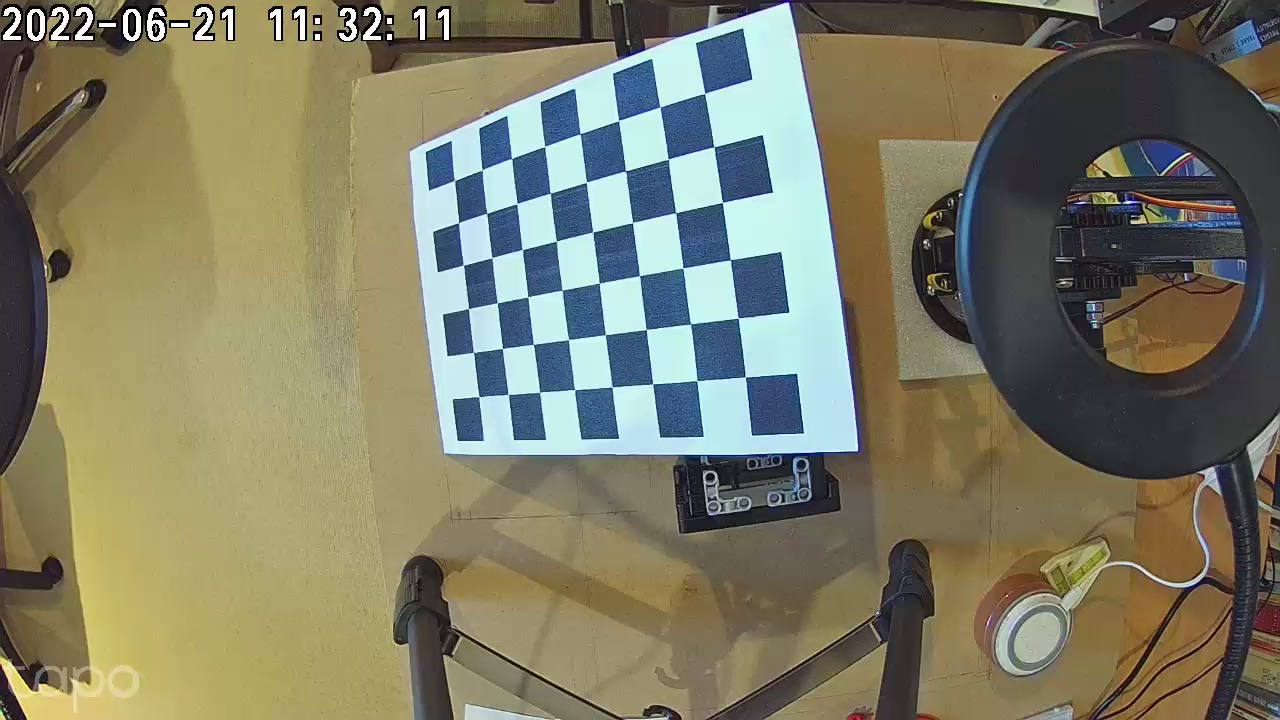
#> input picture version2/fishimages/4.jpg, 1280 x 720 px, found by its file name
$ python check_orientation.py
#> lines starting #> are read from the running program, lines starting #| are printed output that depends on the picture
# Copyright 2026 Derek Caelin - written by a coding agent under his direction.
# Licensing and credits: see README.md, "Credits & provenance".
# check_orientation.py
#
# Reads images/4.jpg and saves images/orientation_check.jpg with each square
# labelled with its chess name, mean-R value, and edge density.
# Output image is scaled up for readability.
#
# Run after CBint.py has run once (so 4.jpg exists).
# Usage:  python check_orientation.py

import cv2
import numpy
import os
import CBstate

# [10 lines left out: function capture_image, not called in this run]


mydir = CBstate.mydir
src_path = mydir + "4.jpg"

if not os.path.exists(src_path):
    print("ERROR: " + src_path + " not found. Run CBint.py first.")
    exit(1)

pix = cv2.imread(src_path)
#> pix is the input picture: shape (720, 1280, 3); mean B, G, R 101.9, 123.7, 125.7

# Apply same CLAHE contrast boost used in getplayermove()
lab = cv2.cvtColor(pix, cv2.COLOR_BGR2LAB)
#> lab: shape (720, 1280, 3); mean of channels 0, 1, 2 129.7, 126.5, 140.1
l, a, b_ch = cv2.split(lab)
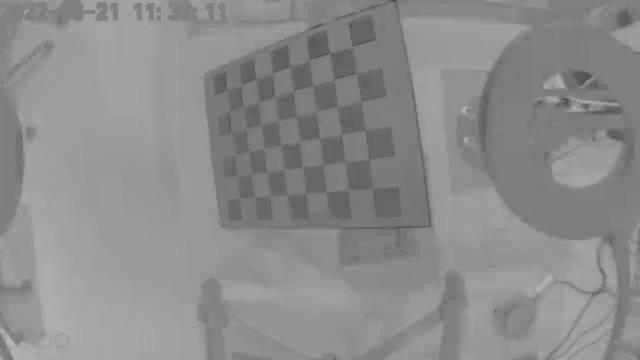
#> b_ch: shape (720, 1280) (shown at 1/2 size); min 66, max 190, mean 140.1
clahe = cv2.createCLAHE(clipLimit=2.0, tileGridSize=(4, 4))
l = clahe.apply(l)
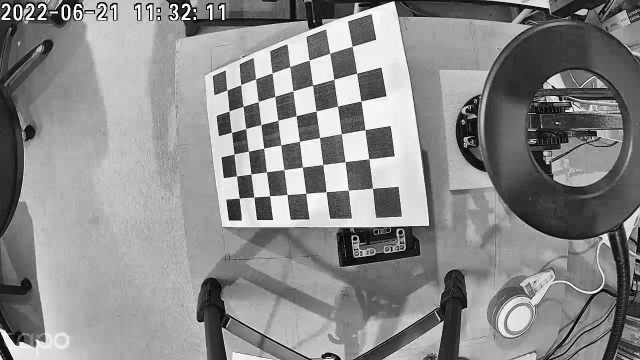
#> l: shape (720, 1280) (shown at 1/2 size); min 0, max 255, mean 138.2
lab = cv2.merge([l, a, b_ch])
#> lab: shape (720, 1280, 3); mean of channels 0, 1, 2 138.2, 126.5, 140.1
pix = cv2.cvtColor(lab, cv2.COLOR_LAB2BGR)

h, w, _ = pix.shape
sqx = w // 8
sqy = h // 8
fudge = 9

print("4.jpg: %dx%d, square size %dx%d" % (w, h, sqx, sqy))
#| 4.jpg: 1280x720, square size 160x90

# Compute Canny edges on greyscale
grey  = cv2.cvtColor(pix, cv2.COLOR_BGR2GRAY)
edges = cv2.Canny(grey, threshold1=30, threshold2=80)
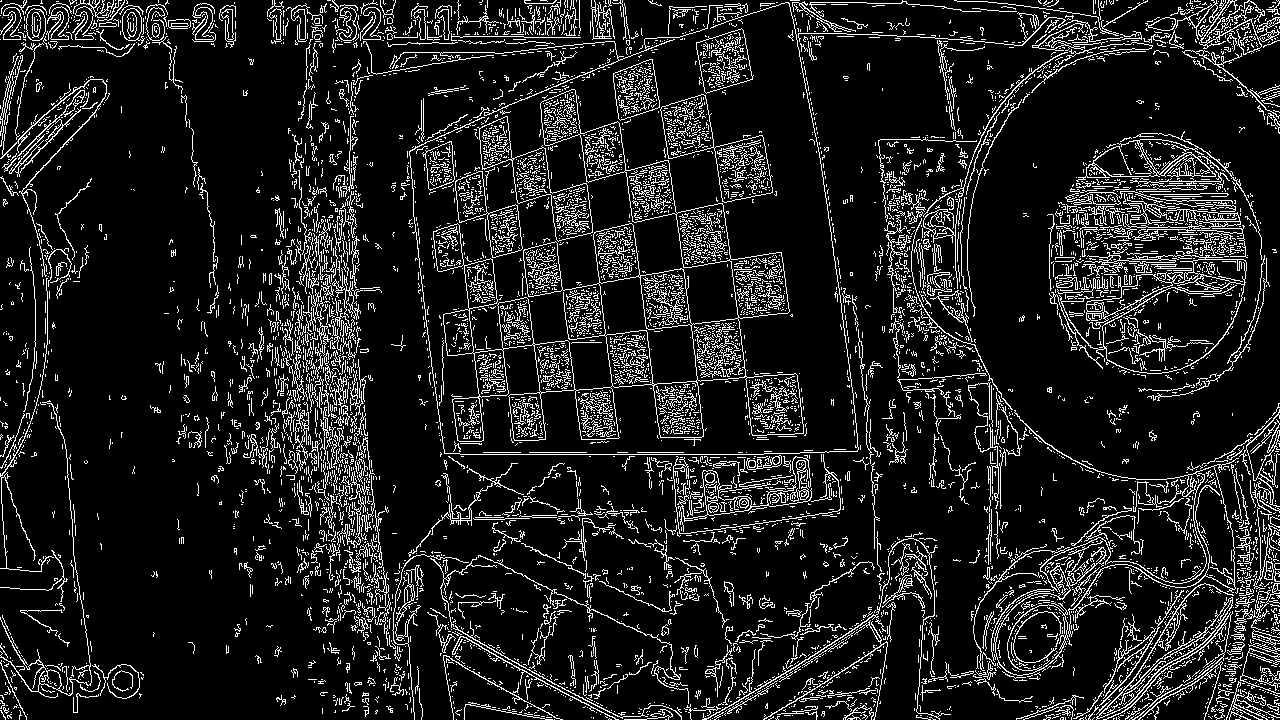
#> edges: shape (720, 1280); 11.9% white in thin lines or dots

# Collect measurements
all_meanR  = {}
all_edges  = {}
all_warmth = {}

print("\nMean-R per square:")
print("     " + "  ".join("c%d   " % c for c in range(8)))
for row in range(8):
    row_r = []
    for col in range(8):
        r1 = row * sqy + fudge;  r2 = (row+1) * sqy - fudge
        c1 = col * sqx + fudge;  c2 = (col+1) * sqx - fudge
        patch = pix[r1:r2, c1:c2]
        ep    = edges[r1:r2, c1:c2]
        meanR   = float(numpy.mean(patch[:,:,2]))
        meanB   = float(numpy.mean(patch[:,:,0]))
        warmth  = meanR - meanB
        ed      = float(numpy.mean(ep))
        all_meanR[(row,col)]  = meanR
        all_edges[(row,col)]  = ed
        all_warmth[(row,col)] = warmth
        row_r.append(int(meanR))
    print("row%d: %s" % (row, ["%-6d" % v for v in row_r]))
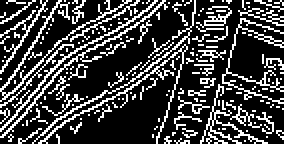
#> ep: shape (72, 142) (shown 2 times larger); 25.3% white in thin lines or dots
#> after the loop, all_edges = 64 items; all_meanR = 64 items; all_warmth = 64 items

print("\nWarmth (R-B) per square  [black pieces ≈ 0, wood pieces > 0]:")
print("     " + "  ".join("c%d   " % c for c in range(8)))
for row in range(8):
    row_w = [int(all_warmth[(row,col)]) for col in range(8)]
    print("row%d: %s" % (row, ["%-6d" % v for v in row_w]))
#> this loop made 8 passes
#> row_w on passes 1 to 8: [28, 61, 34, 29, -37, 49, 25, 1], [47, 74, 32, -58, -53, 54, 1, -11], [52, 70, 15, -55, -50, 33, -7, -4], [46, 56, 20, -54, -57, 18, -6, 46], [56, 54, 26, -57, -61, 20, 14, 0], [66, 60, 51, 29, 0, 33, 49, 36], [65, 69, 43, 58, 43, 30, 57, 50], [72, 79, 47, 40, 37, 34, 43, 52]
#> (printed output is left out)

print("\nEdge density per square:")
print("     " + "  ".join("c%d   " % c for c in range(8)))
for row in range(8):
    row_e = [int(all_edges[(row,col)]) for col in range(8)]
    print("row%d: %s" % (row, ["%-6d" % v for v in row_e]))
#> this loop made 8 passes
#> row_e on passes 1 to 8: [41, 25, 38, 43, 31, 18, 37, 45], [24, 7, 23, 48, 37, 13, 13, 21], [12, 16, 31, 48, 33, 36, 29, 67], [8, 28, 31, 46, 45, 32, 29, 33], [10, 35, 31, 46, 49, 22, 17, 13], [5, 16, 36, 24, 55, 17, 17, 43], [11, 8, 49, 22, 20, 29, 53, 46], [27, 3, 27, 30, 33, 29, 31, 64]
#> (printed output is left out)

# Estimate thresholds
piece_edges = [all_edges[(r,c)] for r in list(range(2))+list(range(6,8)) for c in range(8)]
#> piece_edges = 32 values, max 64.62 at index 31, min 3.82 at index 25, mean 30.07
empty_edges = [all_edges[(r,c)] for r in range(2,6) for c in range(8)]
#> empty_edges = 32 values, max 67.52 at index 7, min 5.86 at index 24, mean 30.45
# Only use reliable columns (those with clear dark/light contrast) for threshold estimation
reliable = [c for c in range(8) if
    abs(sum(all_warmth[(r,c)] for r in range(2,6) if (r+c)%2==0) -
        sum(all_warmth[(r,c)] for r in range(2,6) if (r+c)%2==1)) > 10]
#> reliable = [2, 3, 4, 6, 7]
if not reliable:
    reliable = list(range(8))
print("Reliable cols for threshold:", reliable)
#| Reliable cols for threshold: [2, 3, 4, 6, 7]

black_warmth = [all_warmth[(r,c)] for r in range(2) for c in reliable]
#> black_warmth = [34.82, 29.1, -37.36, 25.3, 1.88, 32.12, -58.92, -53.48, 1.79, -11.77]
white_warmth = [all_warmth[(r,c)] for r in range(6,8) for c in reliable]
#> white_warmth = [43.54, 58.75, 43.56, 57.89, 50.35, 47.07, 40.05, 37.73, 43.55, 52.43]

est_edge_thresh = (min(piece_edges) + max(empty_edges)) / 2
#> est_edge_thresh = 35.67
# Use median rather than midpoint to reduce overlap sensitivity
import statistics
est_splitwb = (statistics.median(white_warmth) + statistics.median(black_warmth)) / 2
#> est_splitwb = 23.57

print("\nEstimated thresholds:")
print("  edge_thresh:     %.1f  (min piece edges: %.1f, max empty edges: %.1f)" %
      (est_edge_thresh, min(piece_edges), max(empty_edges)))
#|   edge_thresh:     35.7  (min piece edges: 3.8, max empty edges: 67.5)
print("  splitwb (R-B):   %.1f  (black warmth: %d-%d, white warmth: %d-%d)" %
      (est_splitwb, int(min(black_warmth)), int(max(black_warmth)),
       int(min(white_warmth)), int(max(white_warmth))))
#|   splitwb (R-B):   23.6  (black warmth: -58-34, white warmth: 37-58)

# Draw labelled overlay — scale up 3x for readability
SCALE = 3
out_h = h * SCALE
out_w = w * SCALE
out = cv2.resize(pix, (out_w, out_h), interpolation=cv2.INTER_NEAREST)
font = cv2.FONT_HERSHEY_SIMPLEX
files = "ABCDEFGH"

for row in range(8):
    for col in range(8):
        meanR = all_meanR[(row, col)]
        ed    = all_edges[(row, col)]
        rank  = 8 - row
        name  = files[col] + str(rank)

        tl = (col * sqx * SCALE,       row * sqy * SCALE)
        br = ((col+1) * sqx * SCALE,   (row+1) * sqy * SCALE)

        # Colour-code by estimated classification
        if ed > est_edge_thresh:
            if all_warmth[(row,col)] < est_splitwb:
                colour = (120, 40, 40)    # blue-ish = black piece
                tc = (220, 180, 180)
            else:
                colour = (40, 120, 40)    # green = white piece
                tc = (180, 230, 180)
        else:
            colour = (50, 50, 50)         # dark grey = empty
            tc = (180, 180, 180)

        cv2.rectangle(out, tl, br, colour, -1)
        cv2.rectangle(out, tl, br, (0, 0, 0), 1)

        sq = sqy * SCALE
        cx = tl[0] + 4
        cy = tl[1] + sq // 4
        cv2.putText(out, name,        (cx, cy),          font, 0.45, tc, 1)
        cv2.putText(out, "w=%d" % int(all_warmth[(row,col)]), (cx, cy + sq//3),   font, 0.40, tc, 1)
        cv2.putText(out, "e=%d" % int(ed),                        (cx, cy + sq*2//3), font, 0.40, (100,220,220), 1)
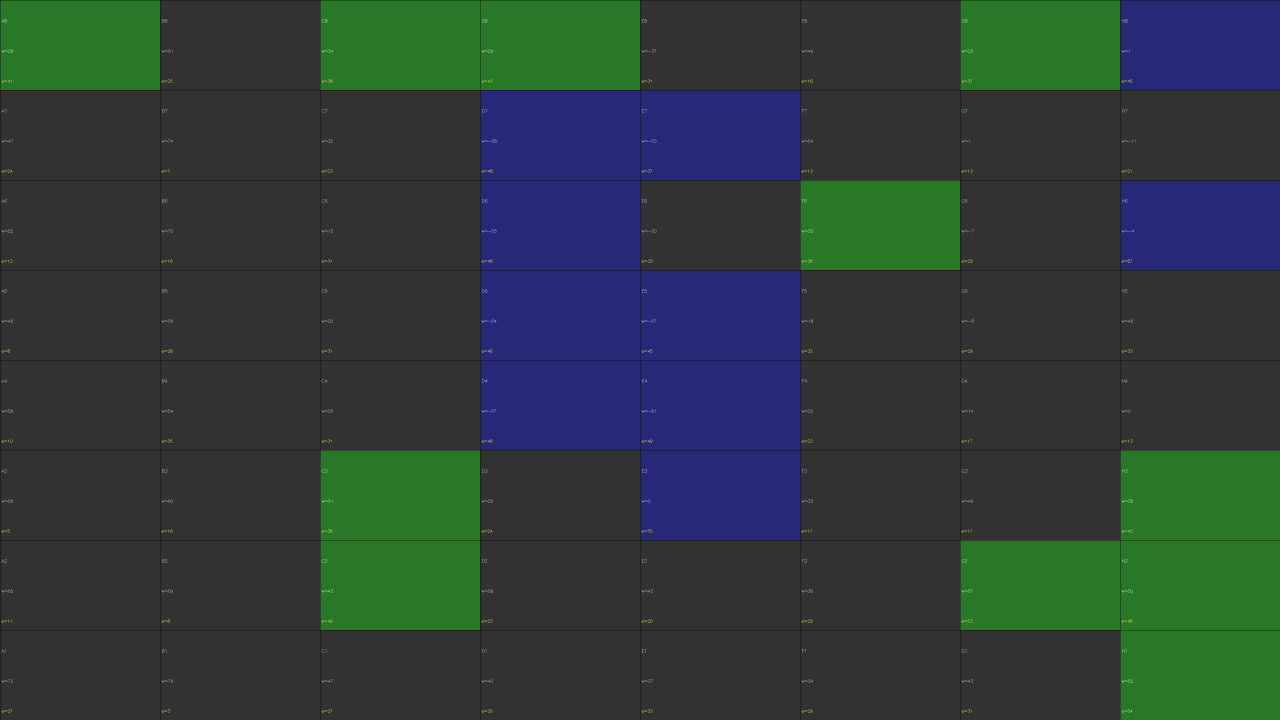
#> out: shape (2160, 3840, 3) (shown at 1/3 size); mean B, G, R 59, 60.3, 46.7

out_path = mydir + "orientation_check.jpg"
cv2.imwrite(out_path, out)
print("\nSaved: " + out_path + " (%dx%d)" % (out_w, out_h))
#| Saved: 2026 attempt/chess-robot-v3/images/orientation_check.jpg (3840x2160)
print("\nColour key:  Green=white piece   Blue=black piece   Grey=empty")
print("Labels:      R=mean-R value      e=edge density")

$ run again, with version2/fishimages/2.jpg copied over version2/fishimages/4.jpg
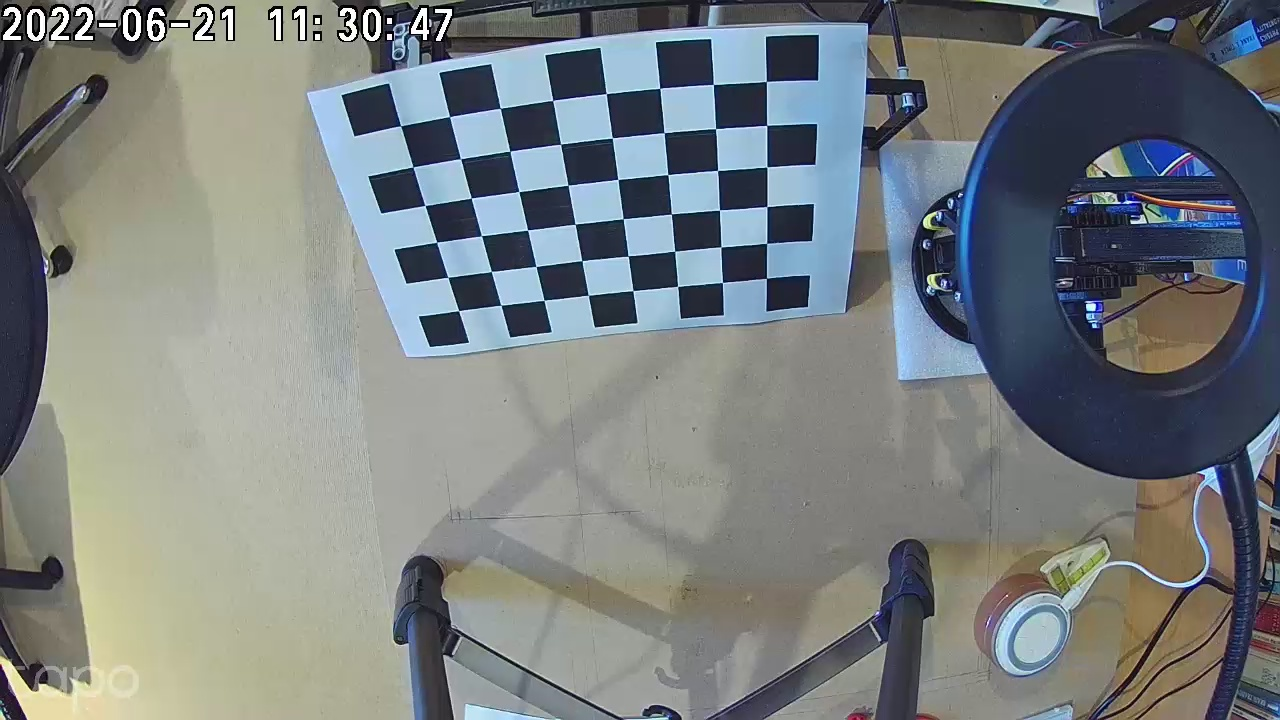
#> input picture version2/fishimages/2.jpg, 1280 x 720 px, found by its file name
#> pix is the input picture: shape (720, 1280, 3); mean B, G, R 127.4, 126.6, 121.2
#| 4.jpg: 1280x720, square size 160x90
#> edges: shape (720, 1280); 10.4% white in thin lines or dots
#> after the loop `for row in range(8):`:
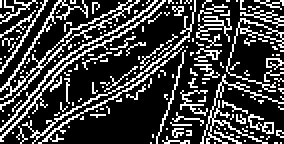
#> ep: shape (72, 142) (shown 2 times larger); 25.3% white in thin lines or dots
#> after the loop `for row in range(8):`: all_edges = 64 items
#> the loop `for row in range(8):` made 8 passes
#> row_w on passes 1 to 8: [7, 17, -13, -25, -34, -15, -2, -21], [13, 23, -45, -42, -43, -35, -24, -42], [15, 17, -38, -43, -42, -42, -37, -38], [5, 7, -27, -35, -28, -26, -41, 16], [11, 7, 2, 5, 6, 1, -21, -24], [20, 13, 4, 2, 6, 4, 0, 3], [25, 19, 3, 14, 16, 3, 18, 21], [34, 29, 4, -4, -2, -1, -2, 20]
#> (printed output is left out)
#> the loop `for row in range(8):` made 8 passes
#> row_e on passes 1 to 8: [43, 21, 52, 35, 22, 38, 38, 44], [24, 4, 17, 21, 19, 35, 14, 21], [16, 7, 27, 23, 20, 35, 31, 67], [8, 21, 30, 24, 24, 34, 30, 34], [10, 25, 21, 15, 18, 22, 19, 13], [3, 10, 33, 30, 28, 12, 20, 44], [11, 3, 41, 25, 21, 33, 54, 46], [27, 0, 17, 27, 37, 29, 34, 64]
#> (printed output is left out)
#> piece_edges = 32 values, max 64.47 at index 31, min 0.0998 at index 25, mean 29.09
#> empty_edges = 32 values, max 67.09 at index 7, min 3.59 at index 24, mean 24.04
#> reliable = [2, 4, 5, 6, 7]
#| Reliable cols for threshold: [2, 4, 5, 6, 7]
#> black_warmth = [-13.31, -34.79, -15.64, -2.58, -21.73, -45.85, -43.3, -35.53, -24.78, -42.26]
#> white_warmth = [3.72, 16.2, 3.68, 18.23, 21.29, 4.6, -2.8, -1.27, -2.29, 20.53]
#> est_edge_thresh = 33.6
#> est_splitwb = -12.81
#|   edge_thresh:     33.6  (min piece edges: 0.1, max empty edges: 67.1)
#|   splitwb (R-B):   -12.8  (black warmth: -45--2, white warmth: -2-21)
#> after the loop `for row in range(8):`:
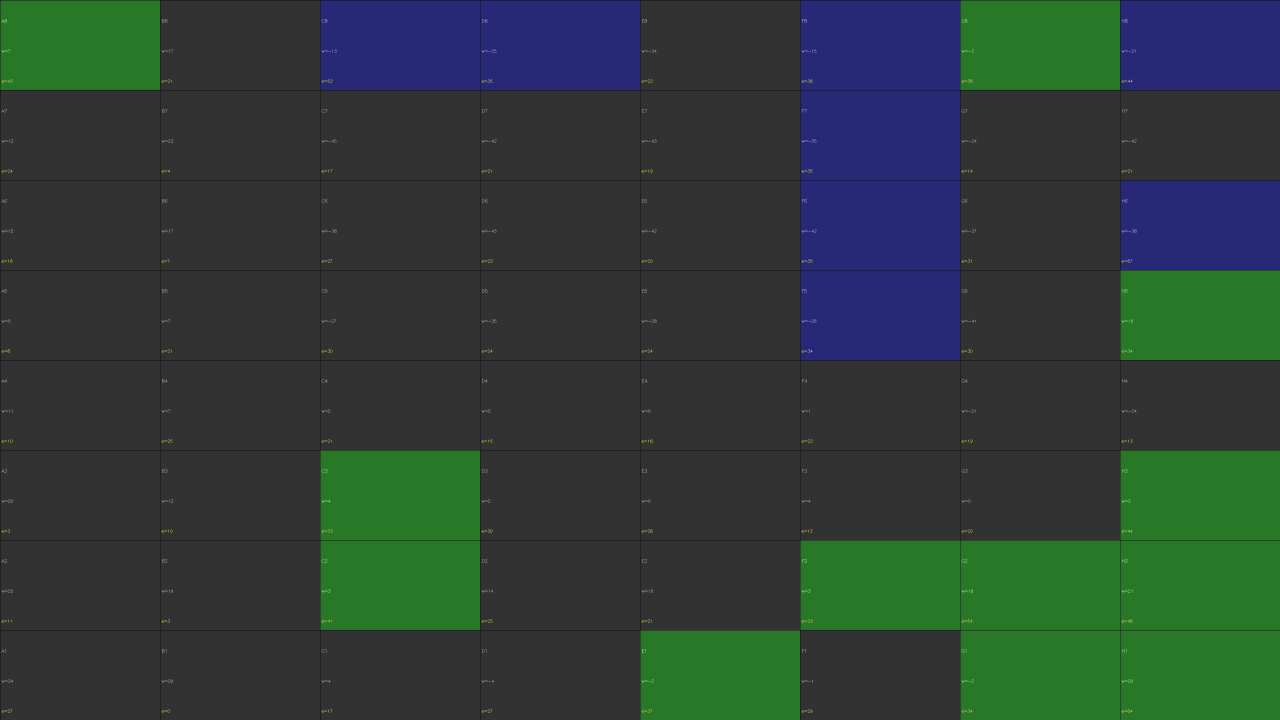
#> out: shape (2160, 3840, 3) (shown at 1/3 size); mean B, G, R 56.7, 61.7, 46.8
#| Saved: 2026 attempt/chess-robot-v3/images/orientation_check.jpg (3840x2160)
